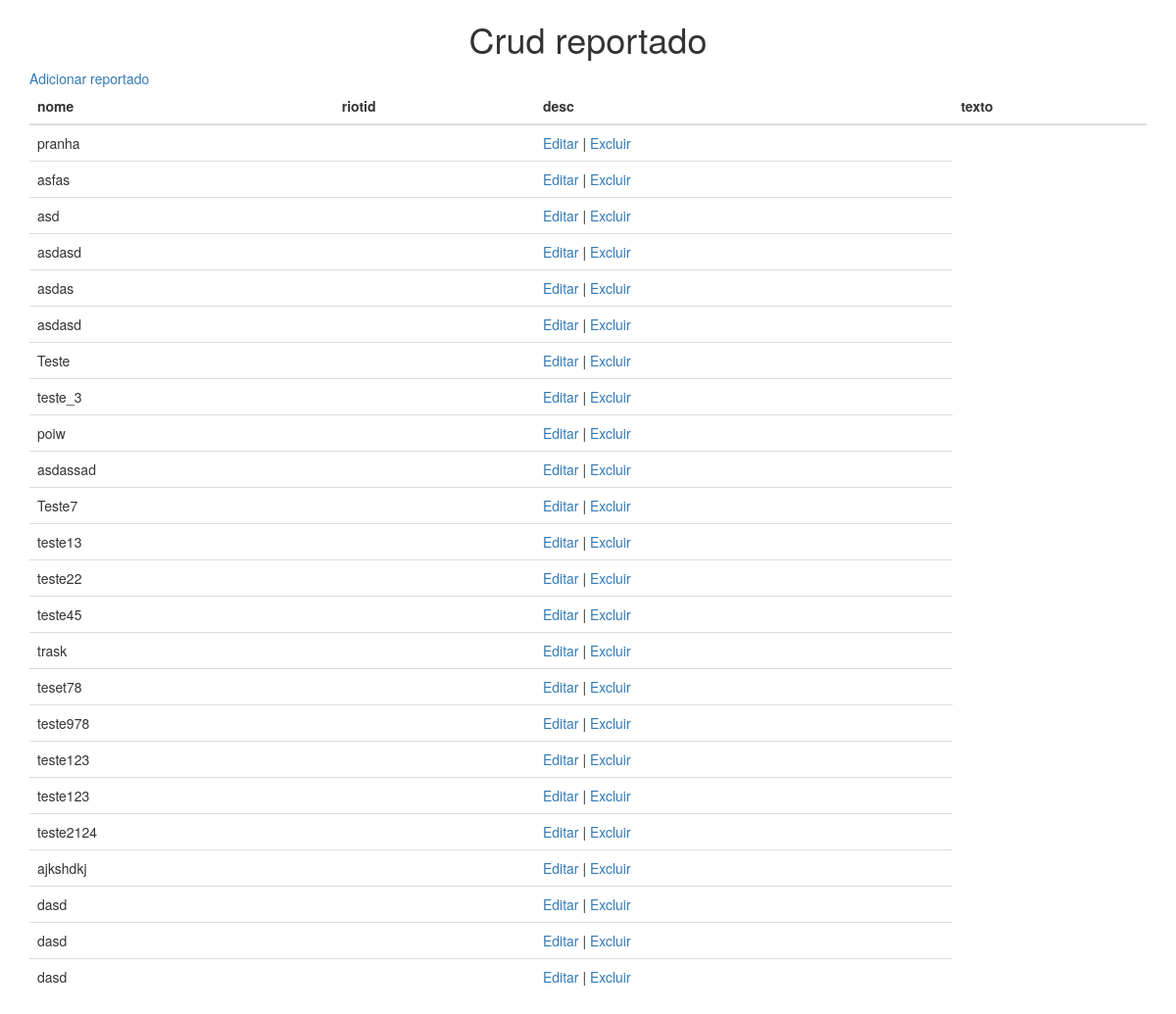
The page / on the database its author committed.
### app.py (models this page shows, shortened)
class Reportados(db.Model):
    id = db.Column('id', db.Integer, primary_key=True, autoincrement=True)
    nome = db.Column(db.String(150))
    riotid = db.Column(db.String(150))
    desc = db.Column(db.String(150))
    texto = db.Column(db.String(150))

### app.py (the view)
@app.route('/')
def index():
    reportado = Reportados.query.all()
    return render_template('index.html', reportado=reportado)

### templates/index.html (shortened to what this page needs)
<!doctype html>
<html lang="pt-br">
<head>
    <link rel="stylesheet" href="https://maxcdn.bootstrapcdn.com/bootstrap/3.4.0/css/bootstrap.min.css">
</head>
<body>
<h1 style="text-align: center;">Crud reportado</h1>
<div class="container">
    <div class="row">
        <div class="col-xs-12">
            <a href="/add">Adicionar reportado</a>
        </div>
        <div class="col-xs-12">
            <table class="table">
                <thead>
                <tr>
                    <th>nome</th>
                    <th>riotid</th>
                    <th>desc</th>
                    <th>texto</th>
                </tr>
                </thead>
                <tbody>
                {% for e in reportado %}
                <tr>
                    <td>{{e.nome}}</td>
                    <td>{{e.idade}}</td>
                    <td>
                        <a href="/edit/{{e.id}}">Editar</a> |
                        <a href="/delete/{{e.id}}">Excluir</a>
                    </td>
                </tr>
                {% endfor %}
                </tbody>
            </table>
        </div>
    </div>
</div>
</body>
</html>

### rows shown on the page
Reportados: nome "pranha"
Reportados: nome "asfas"
Reportados: nome "asd"
Reportados: nome "asdasd"
Reportados: nome "asdas"
Reportados: nome "asdasd"
Reportados: nome "Teste"
Reportados: nome "teste_3"
Reportados: nome "poiw"
Reportados: nome "asdassad"
Reportados: nome "Teste7"
Reportados: nome "teste13"
Reportados: nome "teste22"
Reportados: nome "teste45"
Reportados: nome "trask"
Reportados: nome "teset78"
Reportados: nome "teste978"
Reportados: nome "teste123"
Reportados: nome "teste123"
Reportados: nome "teste2124"
Reportados: nome "ajkshdkj"
Reportados: nome "dasd"
Reportados: nome "dasd"
Reportados: nome "dasd"
